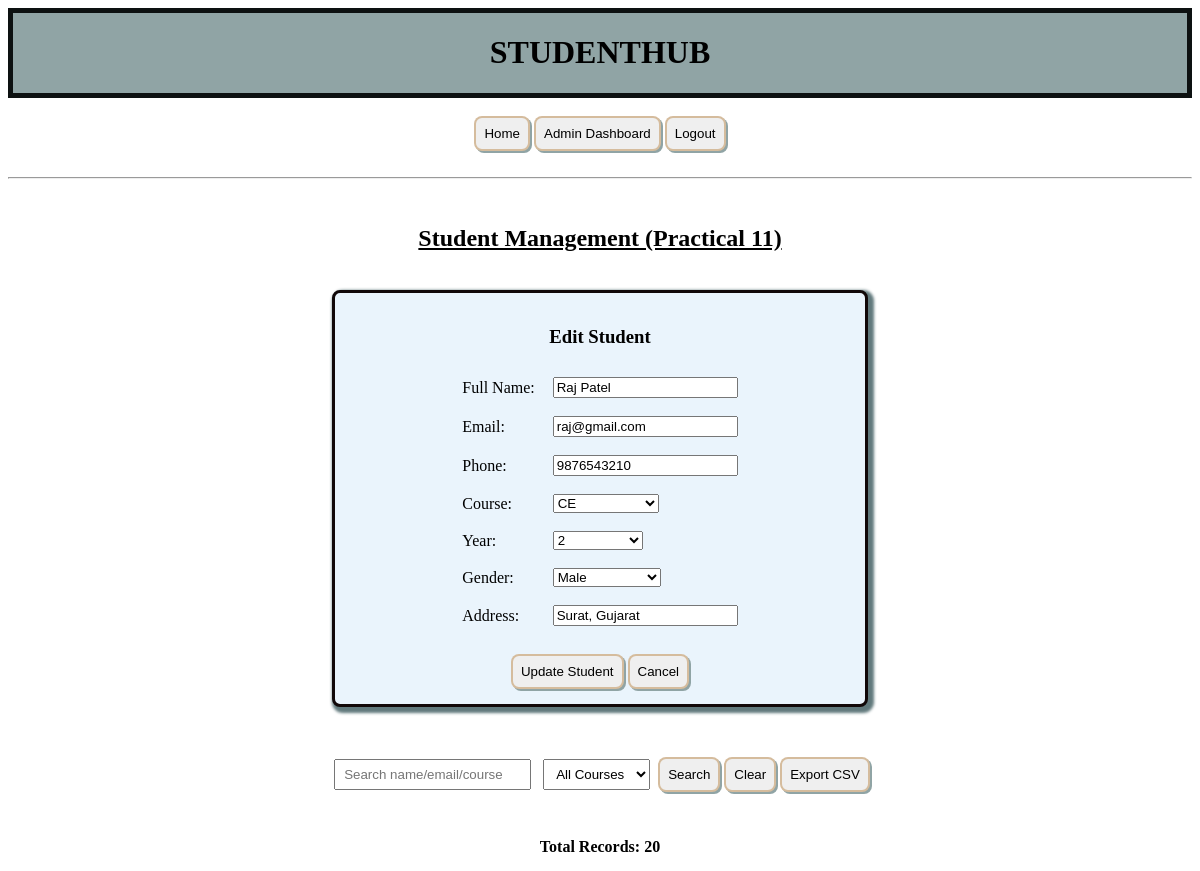
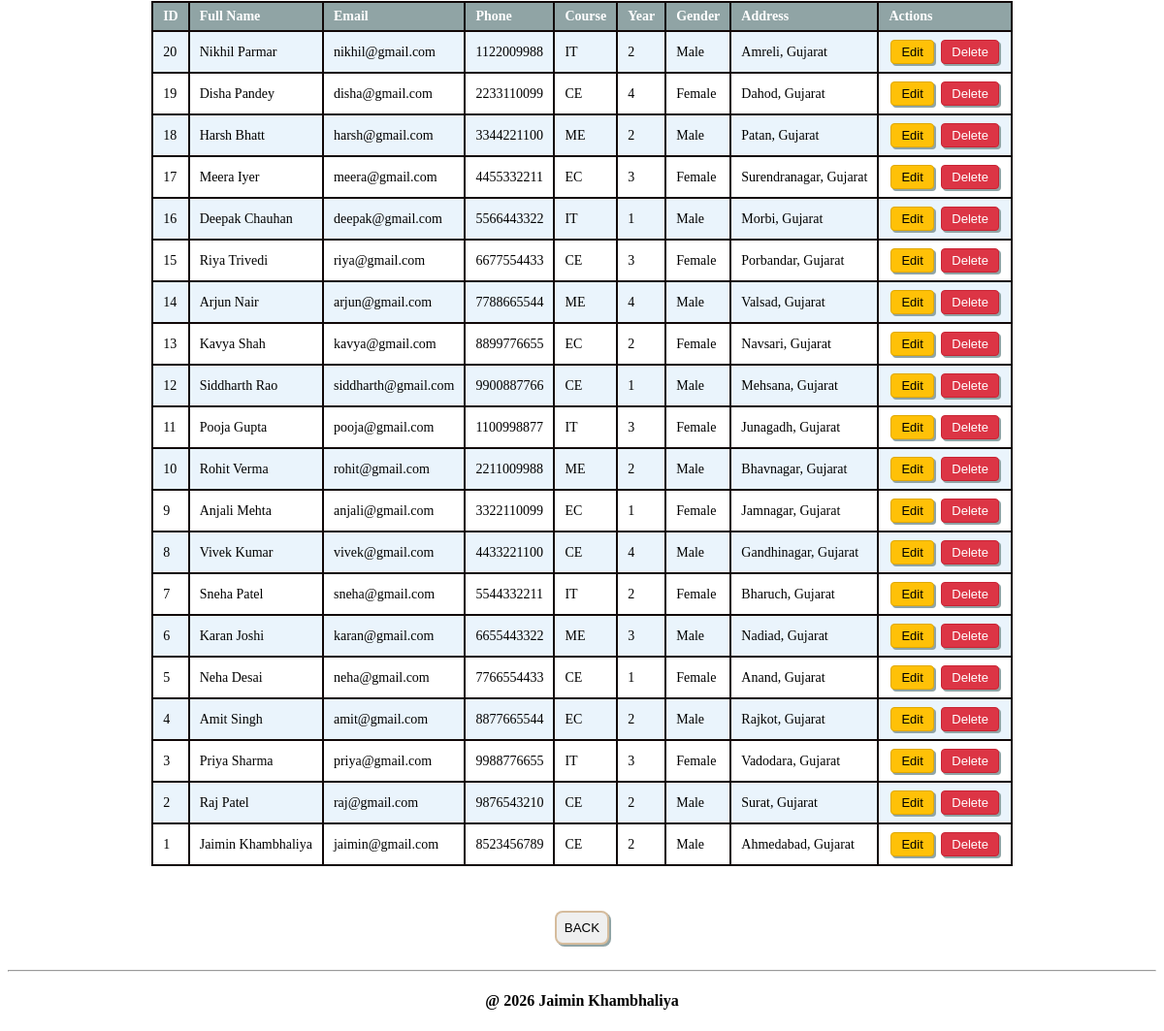
The app's page /practical11_students.php?edit=2 (signed in) with its own data (2 pictures, top to bottom).
### tables this page shows
CREATE TABLE IF NOT EXISTS students (
    id INT AUTO_INCREMENT PRIMARY KEY,
    fullname VARCHAR(100) NOT NULL,
    email VARCHAR(150) NOT NULL UNIQUE,
    phone VARCHAR(15) NOT NULL,
    course VARCHAR(100) NOT NULL,
    year INT NOT NULL,
    gender ENUM('Male', 'Female', 'Other') NOT NULL,
    address TEXT,
    status ENUM('active', 'deleted') NOT NULL DEFAULT 'active',
    created_at TIMESTAMP DEFAULT CURRENT_TIMESTAMP,
    updated_at TIMESTAMP DEFAULT CURRENT_TIMESTAMP ON UPDATE CURRENT_TIMESTAMP
);

### practical11_students.php (the view, shortened to what this page needs)
<?php
require_once 'db.php';
$search = isset($_GET['search']) ? trim($_GET['search']) : '';
$sql = "SELECT * FROM students WHERE status = 'active'";
$sql .= " ORDER BY id DESC";
$stmt = $conn->prepare($sql);
$stmt->execute();
$result = $stmt->get_result();
$students = [];
while ($row = $result->fetch_assoc()) {
    $students[] = $row;
}
$editStudent = null;
if (isset($_GET['edit']) && is_numeric($_GET['edit'])) {
    $editId = (int)$_GET['edit'];
    $stmt = $conn->prepare("SELECT * FROM students WHERE id = ? AND status = 'active'");
    $stmt->bind_param("i", $editId);
    $stmt->execute();
    $editResult = $stmt->get_result();
    if ($editResult->num_rows === 1) {
        $editStudent = $editResult->fetch_assoc();
    }
}
?>
<!DOCTYPE html>
<html lang="en">
<head>
    <link rel="stylesheet" href="style.css">
</head>
<body>
    <div id="header">
        <h1 align="center">STUDENTHUB</h1>
    </div>
    <br>
    <div align="center">
        <a href="home.HTML"><button type="button">Home</button></a>
        <?php if ($_SESSION['role'] === 'admin'): ?>
            <a href="practical14_dashboard.php"><button type="button">Admin Dashboard</button></a>
        <?php else: ?>
            <a href="practical10_student_dashboard.php"><button type="button">Dashboard</button></a>
        <?php endif; ?>
        <a href="practical10_logout.php"><button type="button">Logout</button></a>
    </div>
    <br>
    <hr>
    <br>
    <div align="center">
        <h2><u>Student Management (Practical 11)</u></h2>
        <br>
        <form action="practical11_students.php" method="POST" class="card">
            <h3><?php echo $editStudent ? 'Edit Student' : 'Add New Student'; ?></h3>
            <table class="form-table" align="center">
                <tr>
                    <td><label>Full Name:</label></td>
                    <td><input type="text" name="fullname" placeholder="Enter name" value="<?php echo $editStudent ? htmlspecialchars($editStudent['fullname']) : ''; ?>" required></td>
                </tr>
                <tr>
                    <td><label>Email:</label></td>
                    <td><input type="email" name="email" placeholder="abc@gmail.com" value="<?php echo $editStudent ? htmlspecialchars($editStudent['email']) : ''; ?>" required></td>
                </tr>
                <tr>
                    <td><label>Phone:</label></td>
                    <td><input type="tel" name="phone" placeholder="10-digit number" value="<?php echo $editStudent ? htmlspecialchars($editStudent['phone']) : ''; ?>" required></td>
                </tr>
                <tr>
                    <td><label>Course:</label></td>
                    <td>
                        <select name="course" required>
                            <?php
                            $courseOptions = ['CE', 'IT', 'EC', 'ME'];
                            foreach ($courseOptions as $c) {
                                $selected = ($editStudent && $editStudent['course'] === $c) ? 'selected' : '';
                                echo "<option value=\"$c\" $selected>$c</option>";
                            }
                            ?>
                        </select>
                    </td>
                </tr>
                <tr>
                    <td><label>Year:</label></td>
                    <td>
                        <select name="year" required>
                            <?php for ($y = 1; $y <= 4; $y++): ?>
                                <option value="<?php echo $y; ?>" <?php echo ($editStudent && $editStudent['year'] == $y) ? 'selected' : ''; ?>><?php echo $y; ?></option>
                            <?php endfor; ?>
                        </select>
                    </td>
                </tr>
                <tr>
                    <td><label>Gender:</label></td>
                    <td>
                        <select name="gender" required>
                            <?php
                            $genders = ['Male', 'Female', 'Other'];
                            foreach ($genders as $g) {
                                $selected = ($editStudent && $editStudent['gender'] === $g) ? 'selected' : '';
                                echo "<option value=\"$g\" $selected>$g</option>";
                            }
                            ?>
                        </select>
                    </td>
                </tr>
                <tr>
                    <td><label>Address:</label></td>
                    <td><input type="text" name="address" placeholder="City, State" value="<?php echo $editStudent ? htmlspecialchars($editStudent['address']) : ''; ?>"></td>
                </tr>
            </table>
            <br>
            <button type="submit"><?php echo $editStudent ? 'Update Student' : 'Add Student'; ?></button>
            <?php if ($editStudent): ?>
                <a href="practical11_students.php"><button type="button">Cancel</button></a>
            <?php endif; ?>
        </form>
        <br>
        <div class="search-bar">
            <form action="practical11_students.php" method="GET">
                <input type="text" name="search" placeholder="Search name/email/course" value="<?php echo htmlspecialchars($search); ?>">
                <select name="course_filter">
                    <option value="">All Courses</option>
                </select>
                <button type="submit">Search</button>
                <a href="practical11_students.php"><button type="button">Clear</button></a>
                <a href="practical11_students.php?export=csv"><button type="button">Export CSV</button></a>
            </form>
        </div>
        <br>
        <p><strong>Total Records: <?php echo count($students); ?></strong></p>
        <?php if (count($students) > 0): ?>
            <table class="records">
                <tr>
                    <th>ID</th>
                    <th>Full Name</th>
                    <th>Email</th>
                    <th>Phone</th>
                    <th>Course</th>
                    <th>Year</th>
                    <th>Gender</th>
                    <th>Address</th>
                    <th>Actions</th>
                </tr>
                <?php foreach ($students as $s): ?>
                    <tr>
                        <td><?php echo $s['id']; ?></td>
                        <td><?php echo htmlspecialchars($s['fullname']); ?></td>
                        <td><?php echo htmlspecialchars($s['email']); ?></td>
                        <td><?php echo htmlspecialchars($s['phone']); ?></td>
                        <td><?php echo htmlspecialchars($s['course']); ?></td>
                        <td><?php echo $s['year']; ?></td>
                        <td><?php echo htmlspecialchars($s['gender']); ?></td>
                        <td><?php echo htmlspecialchars($s['address']); ?></td>
                        <td>
                            <a href="practical11_students.php?edit=<?php echo $s['id']; ?>"><button class="action-btn edit-btn">Edit</button></a>
                            <a href="practical11_students.php?delete=<?php echo $s['id']; ?>" onclick="return confirm('Are you sure you want to delete this student?');"><button class="action-btn delete-btn">Delete</button></a>
                        </td>
                    </tr>
                <?php endforeach; ?>
            </table>
        <?php else: ?>
            <p>No student records found.</p>
        <?php endif; ?>
        <br><br>
        <a href="home.HTML">
            <button type="button">BACK</button>
        </a>
    </div>
    <br>
    <hr>
    <footer align="center">
        <h4>@ 2026 Jaimin Khambhaliya</h4>
    </footer>
</body>
</html>

### style.css (style rules this page uses)
#header { border: rgb(13, 17, 17) solid 5px; background-color: rgb(144, 164, 165); }
button { text-align: center; border: rgba(199, 160, 110, 0.637) solid 2px; padding: 8px; border-radius: 8px; box-shadow: 2px 2px rgb(144, 164, 165); }
.card { border: 3px solid rgb(17, 8, 8); border-radius: 8px; padding: 15px; margin-bottom: 20px; background-color: #eaf4fc; width: 500px; box-shadow: 3px 3px 3px 3px rgb(97, 121, 124); }
.form-table td { padding: 8px; text-align: left; }

### practical11_students.php (style rules this page uses)
table.records { border-collapse: collapse; margin: 10px auto; max-width: 95%; }
table.records th, table.records td { border: 2px solid rgb(17, 8, 8); padding: 6px 10px; text-align: left; font-size: 14px; }
table.records th { background-color: rgb(144, 164, 165); color: white; }
table.records tr:nth-child(even) { background-color: #eaf4fc; }
.search-bar { margin: 10px auto; }
.search-bar input, .search-bar select { padding: 6px 8px; margin: 4px; }
.action-btn { padding: 4px 10px; margin: 2px; border-radius: 4px; cursor: pointer; font-size: 13px; }
.edit-btn { background-color: #ffc107; border: 1px solid #e0a800; }
.delete-btn { background-color: #dc3545; color: white; border: 1px solid #c82333; }

### records on screen
students: fullname "Raj Patel", email "raj@gmail.com", phone "9876543210", year "2", address "Surat, Gujarat", id "2", course "CE", gender "Male"
students: id "20", fullname "Nikhil Parmar", email "nikhil@gmail.com", phone "1122009988", course "IT", year "2", gender "Male", address "Amreli, Gujarat"
students: id "19", fullname "Disha Pandey", email "disha@gmail.com", phone "2233110099", course "CE", year "4", gender "Female", address "Dahod, Gujarat"
students: id "18", fullname "Harsh Bhatt", email "harsh@gmail.com", phone "3344221100", course "ME", year "2", gender "Male", address "Patan, Gujarat"
students: id "17", fullname "Meera Iyer", email "meera@gmail.com", phone "4455332211", course "EC", year "3", gender "Female", address "Surendranagar, Gujarat"
students: id "16", fullname "Deepak Chauhan", email "deepak@gmail.com", phone "5566443322", course "IT", year "1", gender "Male", address "Morbi, Gujarat"
students: id "15", fullname "Riya Trivedi", email "riya@gmail.com", phone "6677554433", course "CE", year "3", gender "Female", address "Porbandar, Gujarat"
students: id "14", fullname "Arjun Nair", email "arjun@gmail.com", phone "7788665544", course "ME", year "4", gender "Male", address "Valsad, Gujarat"
students: id "13", fullname "Kavya Shah", email "kavya@gmail.com", phone "8899776655", course "EC", year "2", gender "Female", address "Navsari, Gujarat"
students: id "12", fullname "Siddharth Rao", email "siddharth@gmail.com", phone "9900887766", course "CE", year "1", gender "Male", address "Mehsana, Gujarat"
students: id "11", fullname "Pooja Gupta", email "pooja@gmail.com", phone "1100998877", course "IT", year "3", gender "Female", address "Junagadh, Gujarat"
students: id "10", fullname "Rohit Verma", email "rohit@gmail.com", phone "2211009988", course "ME", year "2", gender "Male", address "Bhavnagar, Gujarat"
students: id "9", fullname "Anjali Mehta", email "anjali@gmail.com", phone "3322110099", course "EC", year "1", gender "Female", address "Jamnagar, Gujarat"
students: id "8", fullname "Vivek Kumar", email "vivek@gmail.com", phone "4433221100", course "CE", year "4", gender "Male", address "Gandhinagar, Gujarat"
students: id "7", fullname "Sneha Patel", email "sneha@gmail.com", phone "5544332211", course "IT", year "2", gender "Female", address "Bharuch, Gujarat"
students: id "6", fullname "Karan Joshi", email "karan@gmail.com", phone "6655443322", course "ME", year "3", gender "Male", address "Nadiad, Gujarat"
students: id "5", fullname "Neha Desai", email "neha@gmail.com", phone "7766554433", course "CE", year "1", gender "Female", address "Anand, Gujarat"
students: id "4", fullname "Amit Singh", email "amit@gmail.com", phone "8877665544", course "EC", year "2", gender "Male", address "Rajkot, Gujarat"
students: id "3", fullname "Priya Sharma", email "priya@gmail.com", phone "9988776655", course "IT", year "3", gender "Female", address "Vadodara, Gujarat"
students: id "1", fullname "Jaimin Khambhaliya", email "jaimin@gmail.com", phone "8523456789", course "CE", year "2", gender "Male", address "Ahmedabad, Gujarat"

### other values on screen
count($students) "20"
form field course "CE"
form field gender "Male"
